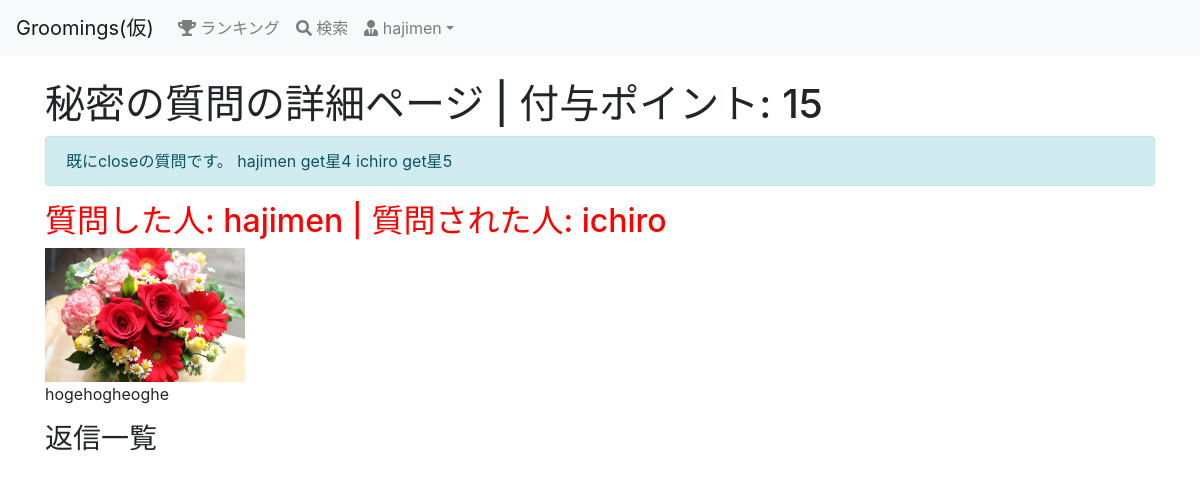
The page /question/4/ (signed in) on the database its author committed.
### groomings/models.py (models this page shows, shortened)
class User(AbstractBaseUser, PermissionsMixin):
    username = models.CharField(max_length=150)
    email = models.EmailField(max_length=255, unique=True)
    image = models.FileField(upload_to='user_image/', null=True, blank=True)
    point = models.IntegerField(default=50, validators=[MinValueValidator(0)])
    follow = models.ManyToManyField(
        'self', blank=True, symmetrical=False, related_name="follower"
    )
    is_active = models.BooleanField(default=True)
    is_staff = models.BooleanField(default=False) # 管理画面にログインできるかどうか
    USERNAME_FIELD = 'email' # このテーブルのレコードを一意に識別
    REQUIRED_FIELDS = ['username'] # スーパーユーザー作成時に入力する(emailとパスワードは必須だからそれ以外で)
    objects = UserManager()
    class Meta:
        db_table = 'user'

class Date(models.Model):
    created_at = models.DateTimeField(default=now)
    class Meta:
        abstract = True

class Question(Date):
    title = models.CharField(max_length=30, null=True, blank=True)
    text = models.TextField(null=False, blank=False)
    image1 = models.FileField(upload_to='question_image/', null=True, blank=True)
    image2 = models.FileField(upload_to='question_image/', null=True, blank=True)
    image3 = models.FileField(upload_to='question_image/', null=True, blank=True)
    give_point = models.IntegerField(blank=False, null=False, default=5, validators=[MinValueValidator(5)])
    giver = models.ForeignKey(
        'User', on_delete=CASCADE, related_name="user_give_question"
    )
    recipient = models.ForeignKey(
        'User', on_delete=SET_NULL, null=True, related_name="user_receive_question"
    )
    to_giver_point = models.IntegerField(validators=[MinValueValidator(1), MaxValueValidator(5)], null=True)
    to_recipient_point = models.IntegerField(validators=[MinValueValidator(1), MaxValueValidator(5)], null=True)
    is_active = models.BooleanField(default=True)
    class Meta:
        db_table = 'question'

### groomings/views.py (the view, shortened to what this page needs)
# urls.py: path(r'question/<int:question_id>/', views.question_detail, name='question_detail'), # 自分がしたかされた匿名質問の詳細ページ(<int:question_id>必要)
@login_required
def question_detail(request, question_id):
    question = Question.objects.get(pk=question_id)
    question_users = [question.giver, question.recipient]
    if not request.user in question_users: # 匿名質問した人か答える人以外はtopへリダイレクト
        return redirect('groomings:top')
    rep_form = forms.ReplyForm(request.POST or None, request.FILES or None)
    unvisited_que_rep_notifys = Notify.objects.filter(kind__in=["question", "reply", "togiver_eval", "torecipient_eval"], notify_id=question_id, user=request.user, is_visited=False)
    for notify in unvisited_que_rep_notifys: # 匿名質問とリプライの通知をvisitedにする
        notify.is_visited = True
        notify.save()
    replys = question.question_reply.all()
    return render(request, 'groomings/question_detail.html', context={"question": question, "form": rep_form, "replys": replys})

### groomings/templates/groomings/question_detail.html (shortened to what this page needs)
{% extends "groomings/base.html" %}
{% block content %}
    <h1>{{ question.title }}の詳細ページ | 付与ポイント: {{ question.give_point }}</h1>
    {% if question.is_active == True %}
        {% if question.giver == request.user and question.to_recipient_point %}
            <div class="alert alert-info">{{ question.recipient.username }}に星{{ question.to_recipient_point }}の評価をしました。相手の評価待ちです。</div>
        {% elif question.recipient == request.user and question.to_giver_point %}
            <div class="alert alert-info">{{ question.giver.username }}に星{{ question.to_giver_point }}の評価をしました。相手の評価待ちです。</div>
        {% else %}
            {% if not question.to_giver_point and not question.to_recipient_point %}
                <div class="alert alert-info">悩みが解決したら相手を評価しましょう</div>
            {% else %}
                <div class="alert alert-warning">相手が評価しました。あなたも評価しましょう。</div>
            {% endif %}
            <form method="POST">
                {% csrf_token %}
                <input type="radio" name="eval" value="1">1
                <input type="radio" name="eval" value="2">2
                <input type="radio" name="eval" value="3" checked>3
                <input type="radio" name="eval" value="4">4
                <input type="radio" name="eval" value="5">5
                <input type="submit" name="button" value="評価する">
            </form>
        {% endif %}
    {% else %}
        <div class="alert alert-info">
            既にcloseの質問です。
            {{ question.giver.username }} get星{{ question.to_giver_point }}
            {{ question.recipient.username }} get星{{ question.to_recipient_point }}
        </div>
    {% endif %}
    <h2>質問した人: {{ question.giver.username }} | 質問された人: {{ question.recipient.username }}</h2>
    {% if question.image1 %}
    <img src="{{ question.image1.url }}" width="200">
    {% endif %}
    <p>{{ question.text }}</p>
    <h3>返信一覧</h3>
{% endblock %}

### groomings/templates/groomings/base.html (shortened to what this page needs)
{% load static %}<!DOCTYPE html>
<html lang="ja">
    <head>
        <link rel="stylesheet" type="text/css" href="{% static 'base.css' %}">
        <link rel="stylesheet" href="https://stackpath.bootstrapcdn.com/bootstrap/4.5.0/css/bootstrap.min.css">
    </head>
    <body>
        <header class="mb-4">
            <nav class="navbar navbar-expand-sm navbar-light bg-light">
                <a href="{% url 'groomings:top' %}" class="navbar-brand">Groomings(仮)</a>
                <div class="collapse navbar-collapse" id="nav-bar">
                    <ul class="navbar-nav">
                        <li class="nav-item"><a href="{% url 'groomings:ranking' %}" class="nav-link"><i class="fas fa-trophy"></i> ランキング</a></li>
                        <li class="nav-item"><a href="{% url 'groomings:search' %}" class="nav-link"><i class="fas fa-search"></i> 検索</a></li>
                        <li class="nav-item dropdown">
                            {% if request.user.is_authenticated %}
                            <a href="#" class="nav-link dropdown-toggle" data-toggle="dropdown"><i class="fas fa-user-tie"></i> {{ request.user.username }}</a>
                            {% endif %}
                        </li>
                    </ul>
                </div>
            </nav>
        </header>
        <div class="container">
            {% block content %}{% endblock %}
        </div>
    </body>
</html>

### static/base.css (style rules this page uses)
h2 { color: red; }

### rows shown on the page
User: user.username "hajimen"
Question: title "秘密の質問", give_point "15", giver.username "hajimen", to_giver_point "4", recipient.username "ichiro", to_recipient_point "5", image1 (picture), text "hogehogheoghe"
